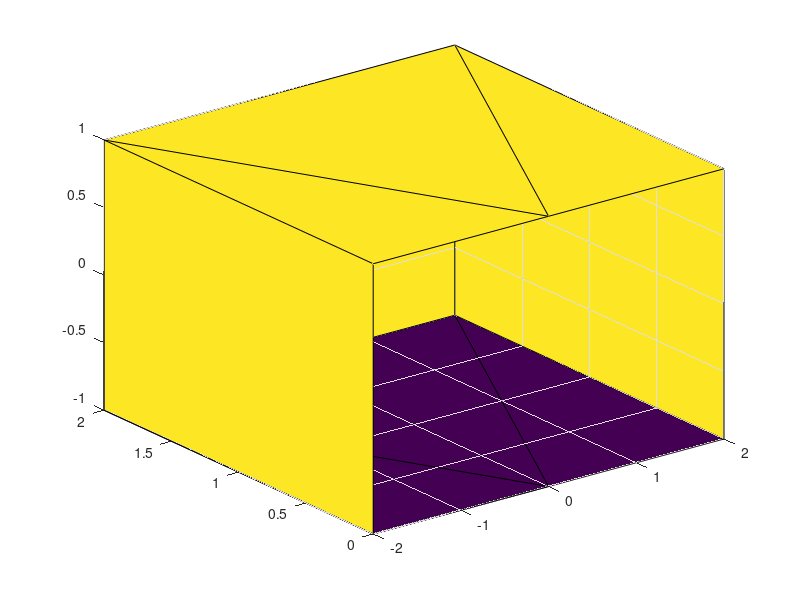

Reproduce this figure in MATLAB.
function Sphere = sphere()

% Sphere = zeros(4,4,3);
% Sphere(:,:,1) = [-1.5  0.0  1.5  0.0
% 			   -1.5  0.0  1.5  0.0
% 			   -0.5  0.0  0.5  0.0
% 			   -0.5  0.0  0.5  0.0];
% Sphere(:,:,2) = [ 0.0  1.5  0.0 -1.5
% 			    0.0  1.5  0.0 -1.5
% 			    0.0  0.5  0.0 -0.5
% 			    0.0  0.5  0.0 -0.5];
% Sphere(:,:,3) = [-0.5 -0.5 -0.5 -0.5
% 			    0.5  0.5  0.5  0.5
% 			    0.5  0.5  0.5  0.5
% 			   -0.5 -0.5 -0.5 -0.5];
%           

Px = [0 0 0 0; 2 2 -2 -2; 2 2 -2 -2; 0 0 0 0];
Py = [0 0 0 0; 0 2 2 0; 0 2 2 0; 0 0 0 0];
Pz = [1 1 1 1; 1 1 1 1; -1 -1 -1 -1; -1 -1 -1 -1];

Sphere(:,:,1) = Px;
Sphere(:,:,2) = Py;
Sphere(:,:,3) = Pz;
surf(Sphere(:,:,1),Sphere(:,:,2),Sphere(:,:,3))

end